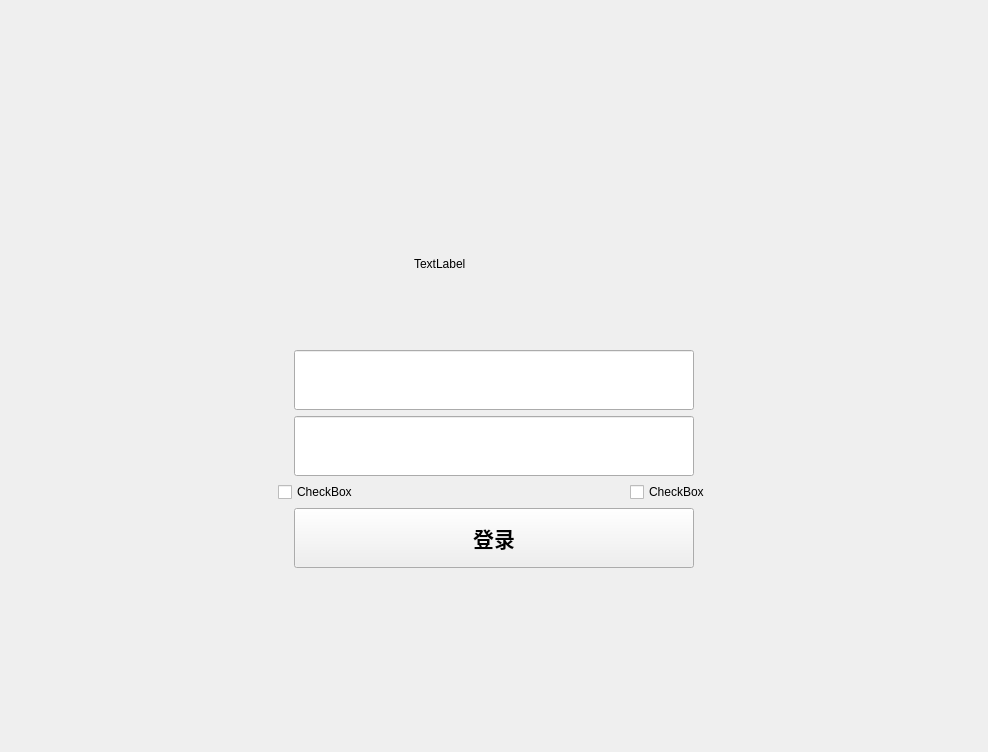
<?xml version="1.0" encoding="UTF-8"?>
<ui version="4.0">
 <class>CenterWidget</class>
 <widget class="QWidget" name="CenterWidget">
  <property name="geometry">
   <rect>
    <x>0</x>
    <y>0</y>
    <width>988</width>
    <height>752</height>
   </rect>
  </property>
  <property name="windowTitle">
   <string>Form</string>
  </property>
  <layout class="QGridLayout" name="gridLayout">
   <item row="0" column="0">
    <layout class="QVBoxLayout" name="verticalLayout_2">
     <item>
      <layout class="QHBoxLayout" name="horizontalLayout_2">
       <item>
        <spacer name="horizontalSpacer_8">
         <property name="orientation">
          <enum>Qt::Horizontal</enum>
         </property>
         <property name="sizeHint" stdset="0">
          <size>
           <width>40</width>
           <height>20</height>
          </size>
         </property>
        </spacer>
       </item>
       <item>
        <widget class="QLabel" name="label">
         <property name="minimumSize">
          <size>
           <width>160</width>
           <height>160</height>
          </size>
         </property>
         <property name="maximumSize">
          <size>
           <width>160</width>
           <height>160</height>
          </size>
         </property>
         <property name="text">
          <string>TextLabel</string>
         </property>
        </widget>
       </item>
       <item>
        <spacer name="horizontalSpacer_9">
         <property name="orientation">
          <enum>Qt::Horizontal</enum>
         </property>
         <property name="sizeHint" stdset="0">
          <size>
           <width>40</width>
           <height>20</height>
          </size>
         </property>
        </spacer>
       </item>
      </layout>
     </item>
     <item>
      <layout class="QHBoxLayout" name="horizontalLayout_3">
       <item>
        <spacer name="horizontalSpacer_4">
         <property name="orientation">
          <enum>Qt::Horizontal</enum>
         </property>
         <property name="sizeHint" stdset="0">
          <size>
           <width>40</width>
           <height>20</height>
          </size>
         </property>
        </spacer>
       </item>
       <item>
        <layout class="QVBoxLayout" name="verticalLayout">
         <item>
          <widget class="QLineEdit" name="usrnameLineEdit">
           <property name="minimumSize">
            <size>
             <width>400</width>
             <height>60</height>
            </size>
           </property>
           <property name="maximumSize">
            <size>
             <width>400</width>
             <height>60</height>
            </size>
           </property>
           <property name="font">
            <font>
             <family>Arial Black</family>
             <pointsize>16</pointsize>
             <weight>75</weight>
             <bold>true</bold>
            </font>
           </property>
          </widget>
         </item>
         <item>
          <widget class="QLineEdit" name="passwdLineEdit">
           <property name="minimumSize">
            <size>
             <width>400</width>
             <height>60</height>
            </size>
           </property>
           <property name="maximumSize">
            <size>
             <width>400</width>
             <height>60</height>
            </size>
           </property>
           <property name="font">
            <font>
             <family>Arial Black</family>
             <pointsize>16</pointsize>
             <weight>75</weight>
             <bold>true</bold>
            </font>
           </property>
          </widget>
         </item>
        </layout>
       </item>
       <item>
        <spacer name="horizontalSpacer_5">
         <property name="orientation">
          <enum>Qt::Horizontal</enum>
         </property>
         <property name="sizeHint" stdset="0">
          <size>
           <width>40</width>
           <height>20</height>
          </size>
         </property>
        </spacer>
       </item>
      </layout>
     </item>
     <item>
      <layout class="QHBoxLayout" name="horizontalLayout">
       <item>
        <spacer name="horizontalSpacer">
         <property name="orientation">
          <enum>Qt::Horizontal</enum>
         </property>
         <property name="sizeHint" stdset="0">
          <size>
           <width>40</width>
           <height>20</height>
          </size>
         </property>
        </spacer>
       </item>
       <item>
        <widget class="QCheckBox" name="checkBox">
         <property name="text">
          <string>CheckBox</string>
         </property>
        </widget>
       </item>
       <item>
        <spacer name="horizontalSpacer_3">
         <property name="orientation">
          <enum>Qt::Horizontal</enum>
         </property>
         <property name="sizeHint" stdset="0">
          <size>
           <width>40</width>
           <height>20</height>
          </size>
         </property>
        </spacer>
       </item>
       <item>
        <widget class="QCheckBox" name="checkBox_2">
         <property name="text">
          <string>CheckBox</string>
         </property>
        </widget>
       </item>
       <item>
        <spacer name="horizontalSpacer_2">
         <property name="orientation">
          <enum>Qt::Horizontal</enum>
         </property>
         <property name="sizeHint" stdset="0">
          <size>
           <width>40</width>
           <height>20</height>
          </size>
         </property>
        </spacer>
       </item>
      </layout>
     </item>
     <item>
      <layout class="QHBoxLayout" name="horizontalLayout_4">
       <item>
        <spacer name="horizontalSpacer_7">
         <property name="orientation">
          <enum>Qt::Horizontal</enum>
         </property>
         <property name="sizeHint" stdset="0">
          <size>
           <width>40</width>
           <height>20</height>
          </size>
         </property>
        </spacer>
       </item>
       <item>
        <widget class="QPushButton" name="loginBtn">
         <property name="minimumSize">
          <size>
           <width>400</width>
           <height>60</height>
          </size>
         </property>
         <property name="maximumSize">
          <size>
           <width>400</width>
           <height>60</height>
          </size>
         </property>
         <property name="font">
          <font>
           <family>Arial Black</family>
           <pointsize>16</pointsize>
           <weight>75</weight>
           <bold>true</bold>
          </font>
         </property>
         <property name="text">
          <string>登录</string>
         </property>
        </widget>
       </item>
       <item>
        <spacer name="horizontalSpacer_6">
         <property name="orientation">
          <enum>Qt::Horizontal</enum>
         </property>
         <property name="sizeHint" stdset="0">
          <size>
           <width>40</width>
           <height>20</height>
          </size>
         </property>
        </spacer>
       </item>
      </layout>
     </item>
    </layout>
   </item>
  </layout>
 </widget>
 <resources/>
 <connections/>
</ui>
